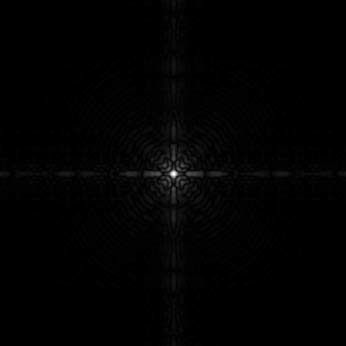
%> input picture imag1_lab4.tif, 346 x 346 px
$ octave script_lab4.m   (GNU Octave 9; MATLAB toolbox functions it lacks are replaced by stand-ins)
%> lines starting %> are read from the running program, lines starting %| are printed output that depends on the picture; in (x1, y1, x2, y2) boxes, pixels count from 0 and x2, y2 are one past the last pixel; in counts of white or black regions, pixels touching at a corner belong together; the program's own positions count from 1
pkg load image

f = imread("imag1_lab4.tif");
%> f is the input picture: size 346x346 uint8; min 0, max 255, mean 2.1
g = imread("imag2_lab4.tif");
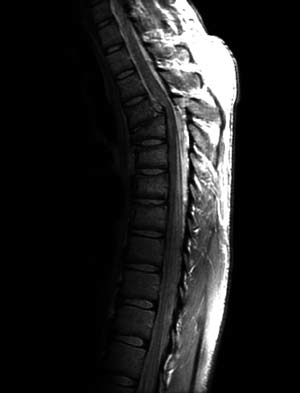
%> input picture imag2_lab4.tif, 301 x 393 px
%> g is the input picture: size 393x301 uint8; min 0, max 255, mean 32.7
h = imread("imag3_lab4.tif");
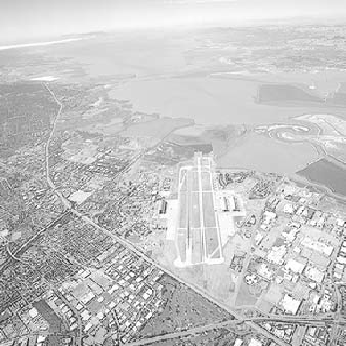
%> input picture imag3_lab4.tif, 346 x 346 px
%> h is the input picture: size 346x346 uint8; min 17, max 255, mean 197.2
p = imread("imag4_lab4.tif");
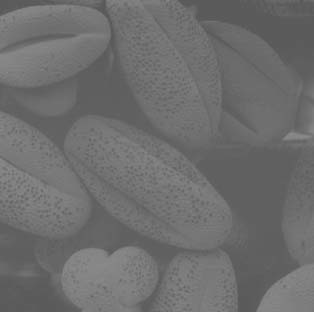
%> input picture imag4_lab4.tif, 314 x 312 px
%> p is the input picture: size 312x314 uint8; min 84, max 141, mean 109.3

f1 = imcomplement(f);
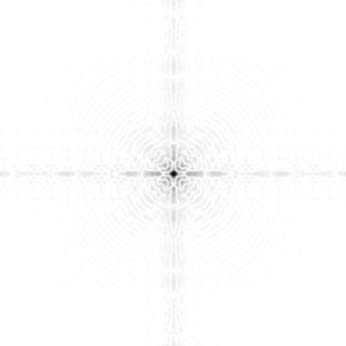
%> f1: size 346x346 uint8; min 0, max 255, mean 252.9

subplot(1,2,1), imshow(f);
subplot(1,2,2),imshow(f1);

f2=double(f);
f3=log10(1+f2);
f4=mat2gray(f3);
f5=im2uint8(f4);

 % [6 lines of commented-out code are left out]

 g1 = imadjust(mat2gray(g),[ ],[ ], 0.6);
 g2 = imadjust(mat2gray(g),[ ],[ ], 0.4);
 g3 = imadjust(mat2gray(g),[ ],[ ], 0.3);

 h1 = imadjust(mat2gray(h),[ ],[ ], 0.6);
 h2 = imadjust(mat2gray(h),[ ],[ ], 0.4);
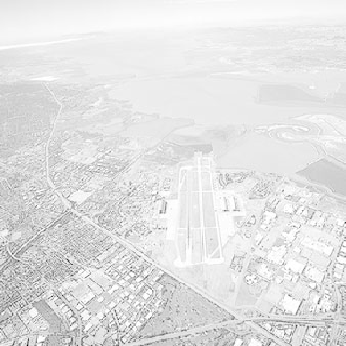
%> h2: size 346x346 double; min 0, max 1, mean 0.889
 h3 = imadjust(mat2gray(h),[ ],[ ], 0.3);


 p1 = imadjust(mat2gray(p));
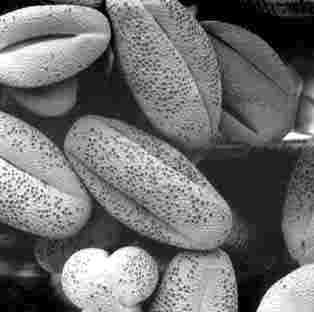
%> p1: size 312x314 double; min 0, max 1, mean 0.439


 p2=im2bw(mat2gray(p));
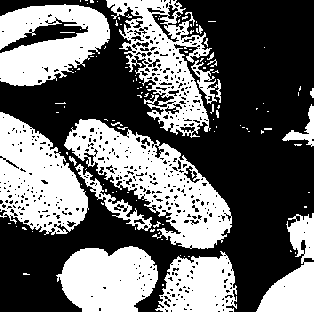
%> p2: size 312x314 logical; 41.5% white; 116 white regions (99 under 20 px), largest, box (x1, y1, x2, y2) and area: (64, 119, 232, 249) 8480, (0, 112, 89, 235) 6670, (0, 4, 110, 86) 5917
